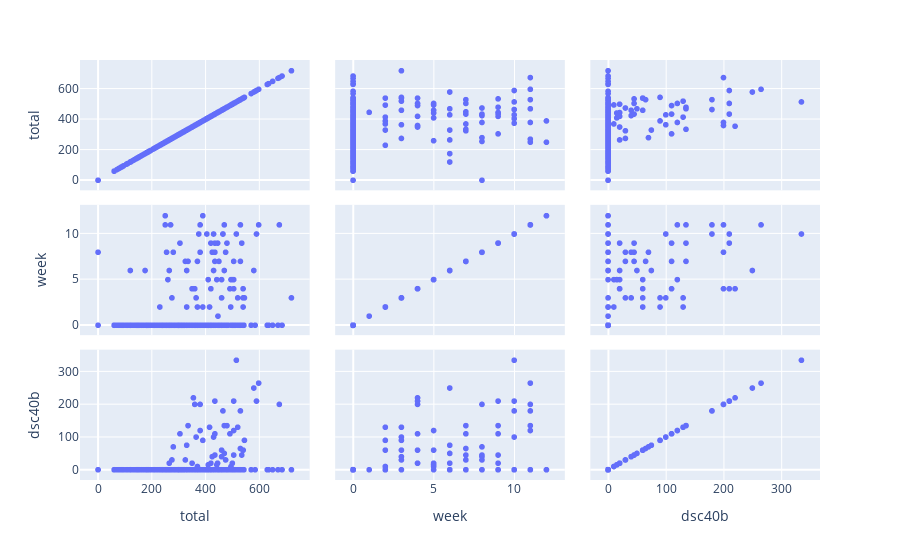

Notebook code for this chart:
### Code cell
px.scatter_matrix(clean_study, ['total','week','dsc40b'])

### Figure 1 — Plotly figure (JSON) as saved in the notebook; plotly's stock layout.template omitted (floating-point values rounded to 4 significant figures; data arrays with more than 128 entries replaced by an {"elided": "..."} marker saying what was removed)
{"data": [{"dimensions": [{"axis": {"matches": true}, "label": "total", "values": {"elided": "335 float values"}}, {"axis": {"matches": true}, "label": "week", "values": {"elided": "335 int values"}}, {"axis": {"matches": true}, "label": "dsc40b", "values": {"elided": "335 int values"}}], "hovertemplate": "%{xaxis.title.text}=%{x}<br>%{yaxis.title.text}=%{y}<extra></extra>", "legendgroup": "", "marker": {"color": "#636efa", "symbol": "circle"}, "name": "", "showlegend": false, "type": "splom"}], "layout": {"dragmode": "select", "legend": {"tracegroupgap": 0}, "margin": {"t": 60}}}
